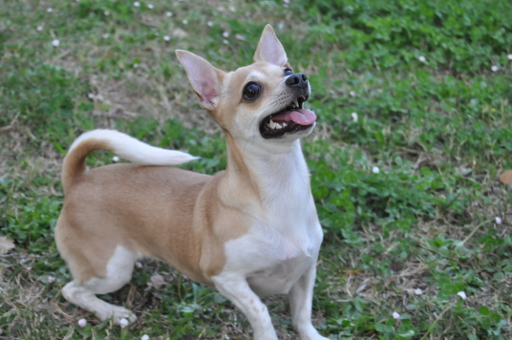
//> input picture TP2/image.jpg, 512 x 340 px
$ ./ex4 image.jpg   (built with g++ and OpenCV 4)
//> lines starting //> are read from the running program, lines starting //| are printed output that depends on the picture
#include <stdio.h>
#include <opencv2/opencv.hpp>

using namespace cv;


Mat image;
Mat image_gradient;
Mat binary_image;
Mat image_tophat;
Mat open_img;

Mat my_structuring_element;

// [83 lines left out: functions is_inside, my_erode, my_dilate, my_open, not called in this run]

int main(int argc, char** argv )
{
  if ( argc != 2 )
  {
      printf("usage: DisplayImage.out <Image_Path>\n");
      return -1;
  }
  image = imread( argv[1], 0 );
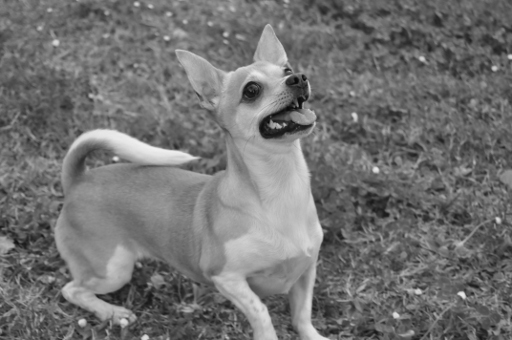
//> image: 340 rows x 512 cols, CV_8UC1; min 8, max 240, mean 114.3

  if ( !image.data )
  {
    printf("No image data \n");
    return -1;
  }

	my_structuring_element = getStructuringElement ( MORPH_RECT, Size(3,3) );


  morphologyEx(image, open_img, cv::MORPH_OPEN, my_structuring_element);
  morphologyEx(open_img, image_gradient, cv::MORPH_GRADIENT, my_structuring_element);
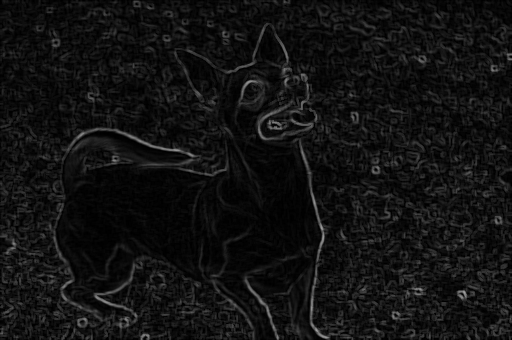
//> image_gradient: 340 rows x 512 cols, CV_8UC1; min 0, max 159, mean 17.6
  morphologyEx(image_gradient, image_tophat, cv::MORPH_TOPHAT, my_structuring_element);
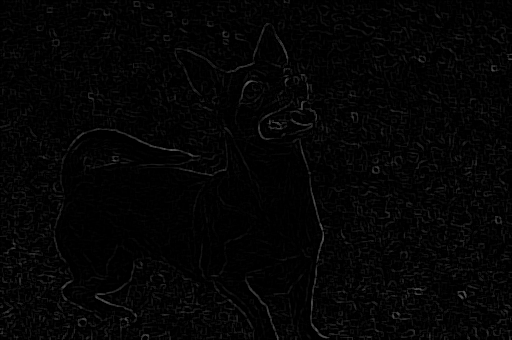
//> image_tophat: 340 rows x 512 cols, CV_8UC1; min 0, max 92, mean 4.4

  namedWindow("Gradient", WINDOW_AUTOSIZE);
  namedWindow("TopHat", WINDOW_AUTOSIZE);

  imshow("Gradient", image_gradient);
  imshow("TopHat", image_tophat);


  while(1)
      waitKey(0);
  return 0;
}
